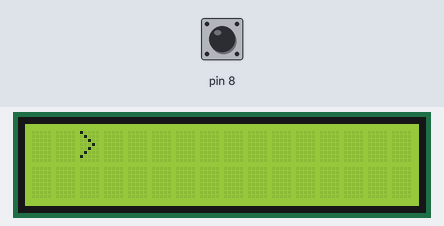
Simulated run of this sketch. Board: Arduino Uno, built with avr-gcc and run on an emulated ATmega328P. Shown: 16×2 character LCD. The inputs (shaded band) are chosen by the test bench; at power-on: pin 8 HIGH. Random numbers use the default seed unless the sketch sets one.

Above: at 1.2 s.
1.3 s: pin 8 pulled LOW for 1.2 s
At 4.8 s:
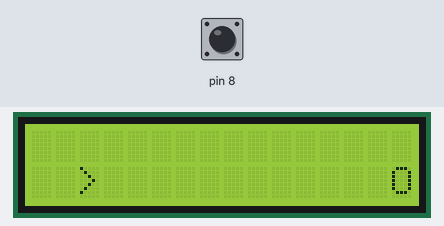
6.5 s: pin 8 pulled LOW for 1.2 s
At 7.8 s:
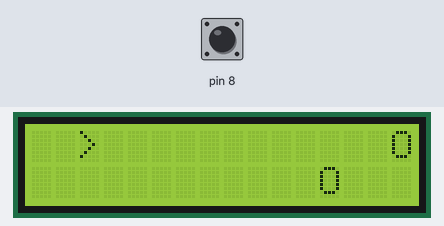
11.7 s: pin 8 pulled LOW for 3.2 s
At 12.9 s:
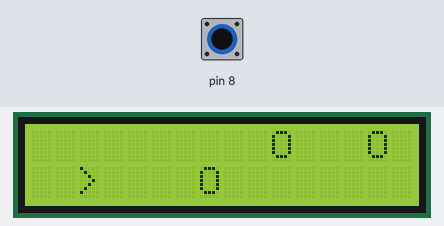
16.6 s: pin 8 pulled LOW for 1.2 s
At 17.9 s:
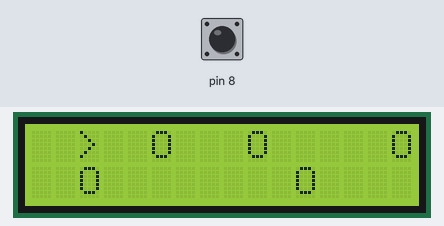
24.1 s: pin 8 driven HIGH
Timing chart, 0 to 26.7 s (numbered marks = the images above; inputs shaded):
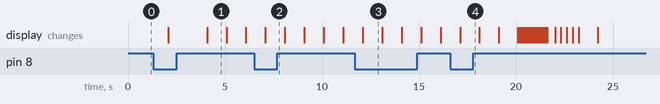

Measured:
- what the display in image 1 shows lasts 1.0 s, from 4.1 s to 5.1 s

The sketch:

main.ino
```cpp
// Importando a biblioteca para controle do display de LCD
#include <LiquidCrystal.h>

// Definicoes:
// Intervalo em ciclos para o aparecimento de novos barreiras
#define tempo_de_barreira_min 2
#define tempo_de_barreira_max 5
// Tempos minimo e maximo permitidos para cada ciclo em ms
#define tempo_de_ciclo_min 300
#define tempo_de_ciclo_inicial 1000

// Posicao horizontal do player na tela
#define posicao_h_player 2

// Criando a tela
LiquidCrystal tela(2,3,4,5,6,7);

// Usa-se uma array do formato da tela para
// emulacao do cenario
char cenario[16][2];

// A posicao vertical do player, definida pelos numeros 0 ou 1,
// sendo 0 o topo e 1 a base do display
char posicao_v_player = 0;

//Defini-se o tempo de ciclo como uma variavel para
//reduzi-lo conforme o jogador progride no minijogo
short tempo_de_ciclo = tempo_de_ciclo_inicial;

// Cria-se o contador de barreiras, para controlar o
// intervalo aleatorio no qual cada barreira eh gerado
char contador_de_barreira = random(tempo_de_barreira_min, tempo_de_barreira_max+1);

// A pontuacao eh iniciada como zero e deve ser incrementada
// em 1 a cada barreira desviado
unsigned long pontuacao = 0;

void setup()
{
  // Inicia-se a tela com o formato 16x2
  tela.begin(16,2);
  // Desliga-se o autoscroll para evitar que os caracteres
  // sejam empurrados pelos anteriores
  tela.noAutoscroll();
  // O pin 8 é definido como input
  pinMode(8, INPUT_PULLUP);

}

void loop()
{
  mover_player();
  mover_barreiras();
  checar_colisao_e_desvio();
  gerar_barreira();
  atualizar_tela();
  delay(tempo_de_ciclo);
}

void mover_player()
// Move o player para a outra pista se o botão estiver pressionado
{
  // Se o botão estiver pressionado
  if (!digitalRead(8)) {
    // Se o player estiver no topo, mova o player para baixo
    // Caso contrário, mova-o para cima
    posicao_v_player = posicao_v_player==0 ? 1 : 0;
  }
}

void mover_barreiras()
// Arrasta as barreiras para a esquerda e deleta as barreiras na
// extrema esquerda da tela
{
  // Para cada linha
  for (char i=0; i<2; i++) {
    // Se houver barreira na posição 0 (esquerda)
    if (cenario[0][i] == 1) {
      // Delete ela do cenário
      cenario[0][i] = 0;
    }
    // Para cada coluna a partir da 1
    for (char j=1; j<16; j++) {
      // Se houver uma barreira nela
      if (cenario[j][i] == 1) {
        // Delete ela da posição atual
        cenario[j][i] = 0;
        // Crie outra barreira à sua esquerda
        cenario[j-1][i] = 1;
        // Teremos a impressão que a barreira se moveu
      }
    }
  }
}

void checar_colisao_e_desvio()
// Testa se existe uma barreira na posição exata do jogador
// e caso sim, inicia-se a tela de game over
// Caso o teste retorne negativo, checa se o player está passando por uma barreira,
// então aumenta-se a pontuação e a velocidade do jogo
{
  // Se houver uma barreira na posição do player
  if (cenario[posicao_h_player][posicao_v_player] == 1) {
    // Inicie a tela de game over
    game_over();
  }
  // Se houver barreira do lado do player
  else if (posicao_v_player == 0 && cenario[posicao_h_player][1] == 1 ||
     posicao_v_player == 1 && cenario[posicao_h_player][0] == 1 ) {
    // Adicione +1 para a pontuação
    pontuacao++;
    // Se o tempo de ciclo não estiver em seu mínimo
    if (tempo_de_ciclo > tempo_de_ciclo_min+10) {
      // Diminua-o em 10 ms
      tempo_de_ciclo -= 10;
    }
  }
}

void gerar_barreira()
// A cada intervalo aleatório de ciclos (dentro de certos limites)
// cria-se uma barreira no cenário, em uma altura escolhida aleatoriamente
{
  // Remove-se 1 da variavel contador de barreira
  contador_de_barreira--;
  // Se o contador chegar a 0
  if (contador_de_barreira <= 0) {
    // Resete-o a um valor aleatorio entre os limites definidos
    contador_de_barreira = random(tempo_de_barreira_min, tempo_de_barreira_max+1);
    // Escolha uma posicao vertical para a nova berreira
    int posicao_barreira = random(2);
    // Crie a barreira na direita da tela
    cenario[15][posicao_barreira] = 1;
  }
}

void atualizar_tela()
// Imprimi-se a situação atual na tela (Jogador e barreiras)
{
  // Limpe a tela
  tela.clear();
  // Para cada posicao da tela
  for (char i=0; i<2; i++) {
    for (char j=0; j<16; j++) {
      // Se houver uma barreira
      if (cenario[j][i]==1) {
        // Coloque o cursor nessa posicao
        tela.setCursor(j,i);
        // Imprima a letra 'O'
        tela.write('O');
      }
    }
  }
  // Coloque o cursor na posicao do player
  tela.setCursor(posicao_h_player, posicao_v_player);
  // Imprima o caracter '>'
  tela.write('>');
}

void game_over()
// Executa a animação de game over e mostra a pontuacao na tela
// então espera-se o pressionar do botao para resetar o jogo
{
  // Limpa a tela
  tela.clear();

  // Preenche-se a tela com os caracteres '-'
  for (char j=0; j<8; j++) {
    for (char i=0; i<2; i++) {
      tela.setCursor(j,i);
      tela.write('-');
      tela.setCursor(15-j,i);
      tela.write('-');
    }
    delay(100);
  }

  // Preenche-se a tela com os caracteres '='
  for (char j=7; j>=0; j--) {
    for (char i=0; i<2; i++) {
      tela.setCursor(j,i);
      tela.write('=');
      tela.setCursor(15-j,i);
      tela.write('=');
    }
    delay(100);
  }

  // Pisque a tela 2 vezes em intervalos de 0.3 segundos
  for (char i=0; i<2; i++) {
    delay(300);
  	tela.noDisplay();
  	delay(300);
  	tela.display();
  }

  // Espere 0.3 segundos
  delay(300);

  // Escreva GAME OVER na tela
  tela.setCursor(0,0);
  tela.print("      GAME      ");
  tela.setCursor(0,1);
  tela.print("      OVER      ");

  // Espere 1 segundo
  delay(1000);

  // Imprima a pontuacao na tela junto a uma legenda abaixo
  tela.clear();
  tela.setCursor(0,0);
  tela.print(pontuacao);
  tela.setCursor(0,1);
  tela.print("          POINTS");

  // Aguarde o pressionar do botão
  while (digitalRead(8)) {
    delay(100);
  }

  // Resete a pontuacao
  pontuacao = 0;

  // Limpe o cenario
  for (char j=0; j<16; j++) {
    for (char i=0; i<2; i++) {
      cenario[j][i] = 0;
    }
  }

}
```
